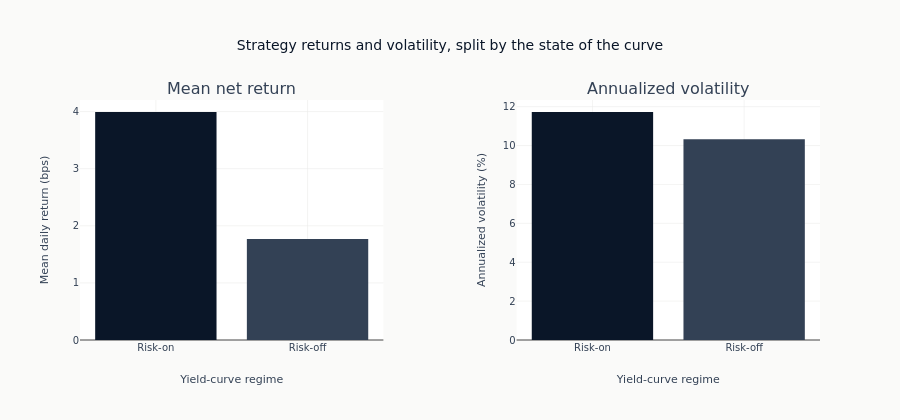

Notebook code cell kept with this figure:
### Code cell
fig = make_subplots(
    rows=1,
    cols=2,
    horizontal_spacing=0.18,
    subplot_titles=["Mean net return", "Annualized volatility"],
)
fig.add_trace(
    go.Bar(
        x=regime_metrics["regime"],
        y=regime_metrics["mean_daily_return_bps"],
        marker_color=[COLORS["blue"], COLORS["neutral"]],
        showlegend=False,
    ),
    row=1,
    col=1,
)
fig.add_trace(
    go.Bar(
        x=regime_metrics["regime"],
        y=regime_metrics["annualized_volatility_pct"],
        marker_color=[COLORS["blue"], COLORS["neutral"]],
        showlegend=False,
    ),
    row=1,
    col=2,
)
fig.update_layout(
    title="Strategy returns and volatility, split by the state of the curve",
    height=420,
)
fig.update_yaxes(title_text="Mean daily return (bps)", row=1, col=1)
fig.update_yaxes(title_text="Annualized volatility (%)", row=1, col=2)
fig.update_xaxes(title_text="Yield-curve regime", row=1, col=1)
fig.update_xaxes(title_text="Yield-curve regime", row=1, col=2)
fig.show()

### Figure 1 — Plotly figure (JSON) as saved in the notebook; plotly's stock layout.template omitted (floating-point values rounded to 4 significant figures)
{"data": [{"marker": {"color": ["#0a1628", "#334155"]}, "showlegend": false, "type": "bar", "x": ["Risk-on", "Risk-off"], "xaxis": "x", "y": [3.992, 1.77], "yaxis": "y"}, {"marker": {"color": ["#0a1628", "#334155"]}, "showlegend": false, "type": "bar", "x": ["Risk-on", "Risk-off"], "xaxis": "x2", "y": [11.73, 10.33], "yaxis": "y2"}], "layout": {"annotations": [{"font": {"size": 16}, "showarrow": false, "text": "Mean net return", "x": 0.205, "xanchor": "center", "xref": "paper", "y": 1.0, "yanchor": "bottom", "yref": "paper"}, {"font": {"size": 16}, "showarrow": false, "text": "Annualized volatility", "x": 0.795, "xanchor": "center", "xref": "paper", "y": 1.0, "yanchor": "bottom", "yref": "paper"}], "height": 420, "title": {"text": "Strategy returns and volatility, split by the state of the curve"}, "xaxis": {"anchor": "y", "domain": [0.0, 0.41], "title": {"text": "Yield-curve regime"}}, "xaxis2": {"anchor": "y2", "domain": [0.59, 1.0], "title": {"text": "Yield-curve regime"}}, "yaxis": {"anchor": "x", "domain": [0.0, 1.0], "title": {"text": "Mean daily return (bps)"}}, "yaxis2": {"anchor": "x2", "domain": [0.0, 1.0], "title": {"text": "Annualized volatility (%)"}}}}
